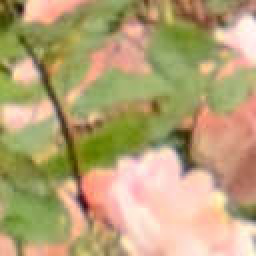
#> input picture 128_128.jpg, 128 x 128 px (shown 2 times larger)
$ python simulate_and_predict.py -i 128_128.jpg
#> lines starting #> are read from the running program, lines starting #| are printed output that depends on the picture
import sys
import numpy as np
from PIL import Image
import subprocess
import os
import argparse


# [67 lines left out: functions coeff_zigzag_to_column_to_column, coeff_column_to_column_to_zigzag_index, chisquare_distance, not called in this run]

def get_dct_coeffs_distribution(path,width,height):

    #leggo valori DCT dal file (senza aprire l'immagine ed evitando l'errore di truncation)
    p = subprocess.Popen(["./jpeg " + path],
                         stdout=subprocess.PIPE,
                         stderr=subprocess.PIPE, shell=True)

    out, info_jpeg = p.communicate()
    executable = os.access('jpeg', os.X_OK)
    if not executable:
        print("Permission denied on jpeg file. jpeg file must be executable to work!")
        sys.exit(0)
    '''
    print(info_jpeg)
    if "Permission denied" in info_jpeg.encode('utf-8'):

    '''
    coefficents = np.array(out.splitlines()).astype('int')

    #ottengo larghezza e altezza massima dei blocchi 8X8
    while (width%8) !=0:
        width-=1
    while (height%8) !=0:
        height-=1

    #ottengo le distribuzioni dei 64 coefficienti
    distributions = np.zeros((int(width*height/64), 64))
    n_dist=0

    for i in range(0, len(coefficents), 64):
        if ((i+64) <= (width * height)):
            dist=np.reshape(coefficents[i:i + 64],(8,8))
            dist=np.transpose(dist)
            dist=np.reshape(dist,(1,-1))
            distributions[n_dist]=dist
            n_dist+=1
    return distributions


def get_coefficients_first_compression(img_to_analyze,max_coeff,prints=True):
    # lista dei valori individuabili all'interno della matrice Q1
    # max_coeff rappresenta il numero massimo che possiamo trovare tra i primi 15 coeff(1 DC - 14 AC)
#> called with img_to_analyze = '128_128.jpg', max_coeff = 19, prints = True
    QF1_range = range(1, max_coeff + 1)

    # legato al QF1_range, rappresenta il coefficenta massimo che vogliamo individuare
    # 33 rappresenta l'indice massimo che stiamo studiando, quindi il 15mo coefficiente
    # perche python scorre per colonna, ed il 15mo coefficiente in zig zag order corrisponde al 32mo scorrendo per colonne
    # (quindi dei 33 coeff calcolati io ne uso solo 15)
    coeff_vec = range(0, 33)

    # range per la generazione degli istogrammi
    _range = np.array(range(0, 1026)) - 0.5

    #carico immagine, estraendo dimensioni e seconda tabella di quantizzazione
    _img = Image.open(img_to_analyze)
    Q2 = _img.quantization
#> Q2 = 2 items
    width, height = _img.size
#> width = 128; height = 128
    img = np.array(_img)
#> img is the input picture: shape (128, 128, 3); mean R, G, B 182.1, 162.3, 117.8
    _img.close()

    # eseguo il crop dell'immagine per spostandomi di 4 pixel per rompere gli schemi dei blocchi 8X8 della quantizzazione JPEG
    imgCrop = img[4:height - 4, 4:width - 4]
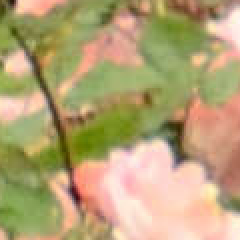
#> imgCrop: shape (120, 120, 3) (shown 2 times larger); mean R, G, B 181.3, 162.4, 117.1

    # altezza e larghezza dell'immagine croppata
    cropped_height = height - 8
#> cropped_height = 120
    cropped_width = width - 8
#> cropped_width = 120

    # istogrammi (1025 bin) generati da tutte le immagini che sarranno doppiamente quantizzate (simulazione)
    # per ognuno dei coeff possibili (len(QF1_range)), in ognuna delle posizioni (len(coeff_vec))
    h_QF1_all = np.zeros((len(QF1_range), len(_range) - 1, len(coeff_vec)))

    if prints:
        print("START DOUBLE COMPRESSION SIMULATIONS (max_coeff="+str(max_coeff)+")")
    for q1_value,QF1 in enumerate(QF1_range):
        if prints:
            print("SIMULATION q1 : "+str(QF1))
        #q1_value: indice
        #QF1 : valore (pari a q1_value+1)

        #salvo l'immagine con tabella custom uniforme (la tabella contiene tutti i valori uguali [q1_value,q1_value,q1_value,q1_value........])
        table = np.zeros(64).astype('int') + QF1
        tables = {}
        tables[0] = table.tolist()
        im = Image.fromarray(imgCrop)
        im.save('c1.jpg', format='jpeg', qtables=tables)

        #apro l'immagine croppata quantizzata
        img_QF1 = Image.open('c1.jpg')

        #la risalvo con QF2 fissato (lo posso leggere dal file di input)
        img_QF1.save('c2.jpg', format='jpeg', qtables=Q2)

        #riapro la croppata doppiamente quantizzata
        img_QF1_QF2 = Image.open('c2.jpg')

        #estraggo le 64 distribuzioni (una per ogni coeff dalla doppia quantizzazione simulata al variare del coeff q1)
        coeffs_distribution_simulations=get_dct_coeffs_distribution('c2.jpg',cropped_width, cropped_height)

        # elimino le simulazioni
        os.remove('c1.jpg')
        os.remove('c2.jpg')


        #estraggo la seconda tabella di quantizzazione
        qtable = img_QF1_QF2.quantization[0]
        for coeff in coeff_vec:
            #estraggo il coefficiente associato alla tabella
            coeff_column_to_column = coeff_zigzag_to_column_to_column(coeff)
            q2 = qtable[coeff_column_to_column]

            #e lo moltiplico per le distribuzioni (simulando la IDCT ed ottenere i valori dul dominio spaziale senza errore di truncate)
            data_AC = coeffs_distribution_simulations[:, coeff]
            data_AC = data_AC * q2

            #genero istogrammi associati ai coefficenti con valore assoluto
            data_AC = np.absolute(data_AC)
            h_QF1, _ = np.histogram(data_AC, _range)
            h_QF1_all[q1_value, :, coeff] = h_QF1

    if prints:
        print("EXTRACT IMAGE REAL INFO")
    #immagine da analizzare
    img_ref = Image.open(img_to_analyze)
    # estraggo la seconda tabella di quantizzazione
    qtable = img_ref.quantization[0]
    # estraggo le 64 distribuzioni
    coeffs_distribution_real = get_dct_coeffs_distribution(img_to_analyze, width, height)

    if prints:
        print("START COMPARISON")
    D_all = []
    for coeff in coeff_vec:

        # estraggo il coefficiente associato alla tabella di seconda quantizzazione
        coeff_column_to_column = coeff_zigzag_to_column_to_column(coeff)
        q2 = qtable[coeff_column_to_column]

        # e lo moltiplico per le distribuzioni (simulando la IDCT ed ottenere i valori dul dominio spaziale senza errore di truncate)
        data_AC_ref = coeffs_distribution_real[:, coeff]
        data_AC_ref = data_AC_ref * q2

        # genero istogrammi associati ai coefficenti con valore assoluto
        data_AC_ref = np.absolute(data_AC_ref)
        h_ref, _ = np.histogram(data_AC_ref, _range)

        #calcolo la distanza tra tutte le simulazioni e la reale
        D_all_coeff = chisquare_distance(h_QF1_all[:, :, coeff], np.reshape(h_ref, (1, -1)))
        D_all.append(np.reshape(D_all_coeff, (-1)))
    D_all = np.transpose(np.asarray(D_all))

    q1_matrix = []
    #per i primi 15 coeff (la predizione di + coefficienti comporta la modifica di coeff_vec)
    for coeff in range(0, 15):
        #ottengo l'indice in ordinamento zigzag
        zig_zag_coeff = coeff_column_to_column_to_zigzag_index(coeff)
        #estraggo la distribuzione + simile (in termini di distanza minima)
        #e ne prendo la posizione +1 (associazione distribuzione_coefficiente/posizione)
        q1_matrix.append(np.argmin(D_all[:, zig_zag_coeff]) + 1)


    return q1_matrix

def is_valid_file(parser, arg):
    if not os.path.exists(arg):
        parser.error("The file %s does not exist!" % arg)
    else:
        return arg

if __name__ == '__main__':
    parser = argparse.ArgumentParser(description='Simulate to estimate first compression quantization.')
    parser.add_argument("-i", dest="filename", required=True,
        help="input JPEG file", type=lambda x: is_valid_file(parser, x))
    parser.add_argument("-n", dest="max_coeff", default=19, required=False,
        help="max coefficient expected between first 15 coeffs")
    args = parser.parse_args()

    #immagini compresse con tabelle standard QF1=60 e QF2=90 quindi Q1={}
    img = args.filename
    max_coeff = args.max_coeff

    #restituisce i primi 15 coefficienti
    FQE_15_coeffs=get_coefficients_first_compression(img,max_coeff,True)
#> (the program exits here)
